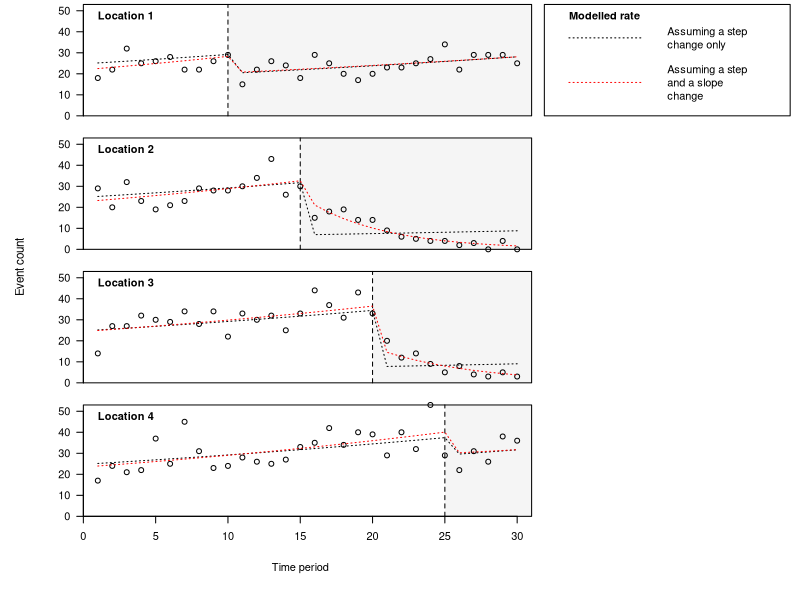

This chart was generated by the following R code:
library(lme4)

n_locations <- 4
effect <- c(0.6, 0.8, 0.6, 0.7)
baseline <- 25
trend1 <- c(1.02, 1.02, 1.02, 1.02)
trend2 <- c(1.02, 0.8, 0.8, 1.02)
duration <- 30
intervention <- c(10, 15, 20, 25)

location <- rep(1:n_locations, each = duration)
time <- rep(1:duration, times = n_locations)
target <- rep(baseline, n_locations * duration)

trend <- mapply(c, 
       mapply(rep, x = trend1, times = intervention),
       mapply(rep, x = trend2, times = duration - intervention))
trend <- apply(trend, 2, cumprod)


iv_status <- rep(rep(0:1, time = n_locations), times = c(rbind(intervention, duration - intervention)))
rr <- rep(effect, each = duration)
rr[iv_status == 0] <- 1
target <- target * rr * c(trend)

set.seed(12)

d <- data.frame(
  location = location,
  time = time,
  iv = iv_status,
  outcome = rpois(length(rr), target)
)
d$location_iv = paste0(d$location, '-', d$iv)

m <- glmer(outcome ~ time  + (1 + iv|location), family = 'poisson', data = d)
d$p <- predict(m, newdata = d, type = 'response')
m2 <- glmer(outcome ~ time + (1 + iv|location) + (time|location_iv), family = poisson, data=d)
d$p2 <- predict(m2, newdata = d, type = 'response')

# plot

png('Fig1.png', height = 7, width = 6, units = 'in', res = 300)

layout(matrix(1:8, nrow = 4), widths = c(3, 1.7))
par(mar = c(1, 0, 0, 0), oma = c(5, 5, 0, 0), xpd = NA)
for(i in 1:n_locations) {
  plot(1, type = 'n', xlim = c(0, duration), ylim = c(0, max(d$outcome)), axes = F, xlab = NA, ylab = NA)
  with(d[d$location == i,], {
    rect(intervention[i], 0, duration + 1, max(d$outcome), col = 'grey96', border = NA)
    rect(0, 0, duration + 1, max(d$outcome))
    segments(intervention[i], 0, y1 = max(d$outcome), lty = 2)
    points(time, outcome)
    lines(time, p, lwd = 1, lty  = 3)
    lines(time, p2, lwd = 1, col = 'red', lty = 3)
    if(i == n_locations) {axis(1, pos = 0); title(xlab = 'Time period', line = 3)}
    axis(2, las = 2, pos = 0)
    text(1, max(d$outcome) * 0.9, paste0('Location ', i), font = 2, adj = 0)
  })
}
mtext('Event count', side = 2, outer = T, line = 3, cex = 0.7)
plot(1, type = 'n', xlim = c(0, 10), ylim = c(0, 10), axes = F, xlab = NA, ylab = NA)
rect(0, 0, 10, 10)
ys <- c(3, 7)
text(1, 9, 'Modelled rate', adj = 0, font = 2)
segments(1, ys, x1 = 4, col = c('red', 'black'), lty = 3)
text(5, ys, c('Assuming a step\nand a slope\nchange', 'Assuming a step\nchange only'), adj = 0)

dev.off()
